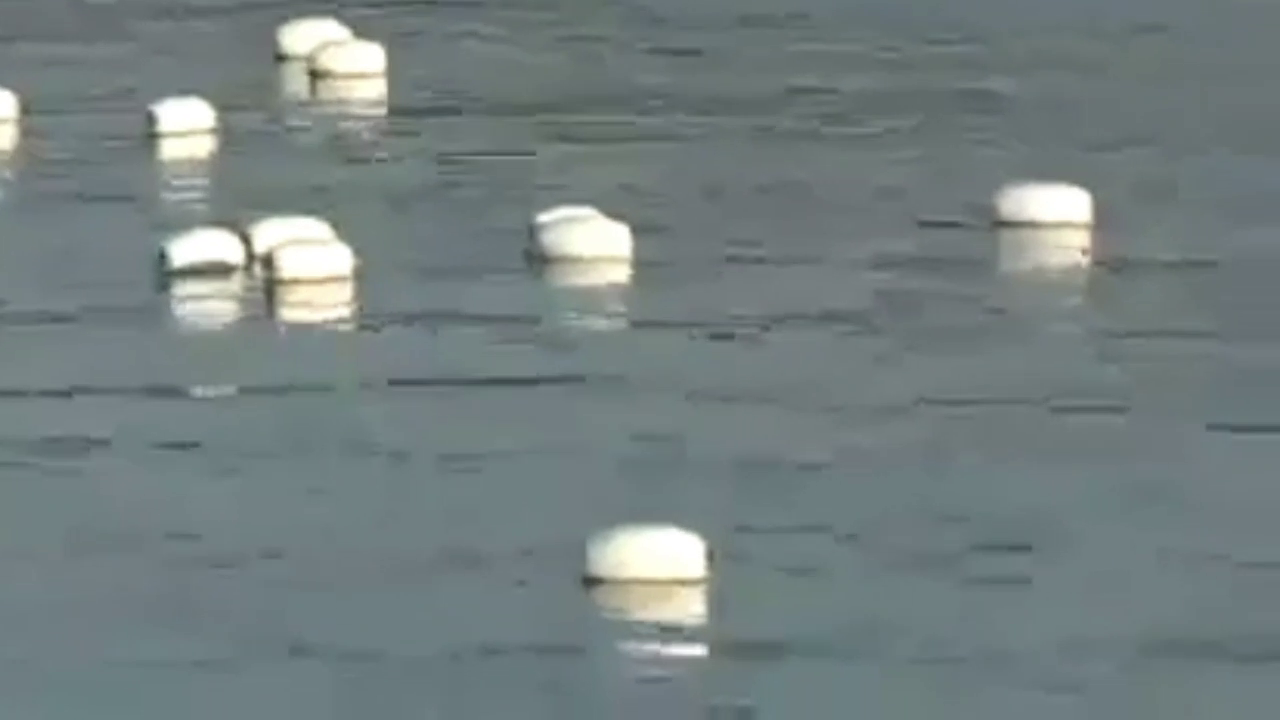
#> input picture frame 8 of 2.mp4, 1280 x 720 px
$ python vision_video_detection.py
#> lines starting #> are read from the running program, lines starting #| are printed output that depends on the picture; after the words box and inside, x2 and y2 are one past the last pixel; in counts of white or black regions, pixels touching at a corner belong together
import cv2
import numpy as np

def onChange(x):
    pass

def setting_bar():
    cv2.namedWindow('HSV_settings')

    cv2.createTrackbar('H_MAX', 'HSV_settings', 0, 255, onChange)
    cv2.setTrackbarPos('H_MAX', 'HSV_settings', 255)
    cv2.createTrackbar('H_MIN', 'HSV_settings', 0, 255, onChange)
    cv2.setTrackbarPos('H_MIN', 'HSV_settings', 0)
    cv2.createTrackbar('S_MAX', 'HSV_settings', 0, 255, onChange)
    cv2.setTrackbarPos('S_MAX', 'HSV_settings', 255)
    cv2.createTrackbar('S_MIN', 'HSV_settings', 0, 255, onChange)
    cv2.setTrackbarPos('S_MIN', 'HSV_settings', 0)
    cv2.createTrackbar('V_MAX', 'HSV_settings', 0, 255, onChange)
    cv2.setTrackbarPos('V_MAX', 'HSV_settings', 255)
    cv2.createTrackbar('V_MIN', 'HSV_settings', 0, 255, onChange)
    cv2.setTrackbarPos('V_MIN', 'HSV_settings', 0)
    cv2.createTrackbar('binary', 'HSV_settings', 0, 255, onChange)
    cv2.setTrackbarPos('binary', 'HSV_settings', 0)

setting_bar()


def showimage():
    try:
        video = cv2.VideoCapture("2.mp4")
        print('open video')
    except:
        print ('Not working')
        return

    frame_counter = 0
    while True:
        ret, frame = video.read()
#> frame is the input picture: shape (720, 1280, 3); mean B, G, R 127.8, 127.3, 115.4
        frame = cv2.resize(frame,dsize=(640,480))
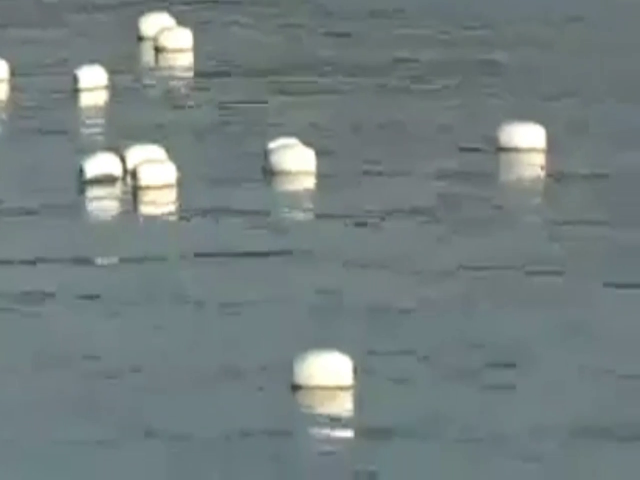
#> frame: shape (480, 640, 3); mean B, G, R 127.8, 127.3, 115.4
        frame_counter += 1
        #If the last frame is reached, reset the capture and the frame_counter
        if frame_counter == video.get(cv2.CAP_PROP_FRAME_COUNT):
            frame_counter = 0 #Or whatever as long as it is the same as next line
            video.set(cv2.CAP_PROP_POS_FRAMES, 0)

        H_MAX = cv2.getTrackbarPos('H_MAX', 'HSV_settings')
        H_MIN = cv2.getTrackbarPos('H_MIN', 'HSV_settings')
        S_MAX = cv2.getTrackbarPos('S_MAX', 'HSV_settings')
        S_MIN = cv2.getTrackbarPos('S_MIN', 'HSV_settings')
        V_MAX = cv2.getTrackbarPos('V_MAX', 'HSV_settings')
        V_MIN = cv2.getTrackbarPos('V_MIN', 'HSV_settings')

        #find HSV
        lower = np.array([0,0,139])
        higher = np.array([255,255,255])
        #lower = np.array([H_MIN, S_MIN, V_MIN])
        #higher = np.array([H_MAX, S_MAX, V_MAX])
        hsv = cv2.cvtColor(frame, cv2.COLOR_BGR2HSV)
#> hsv: shape (480, 640, 3); mean H, S, V 88.3, 30, 129.4
        Gmask = cv2.inRange(hsv, lower, higher)
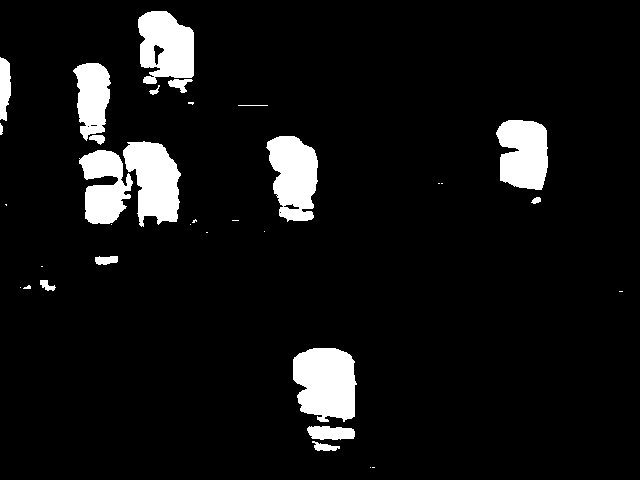
#> Gmask: shape (480, 640); 7.5% white; 34 white regions (15 under 20 px), largest, box (x1, y1, x2, y2) and area: (293, 348, 357, 422) 3844, (123, 141, 181, 227) 3290, (266, 136, 318, 222) 3207
        G = cv2.bitwise_and(frame, frame, mask = Gmask)
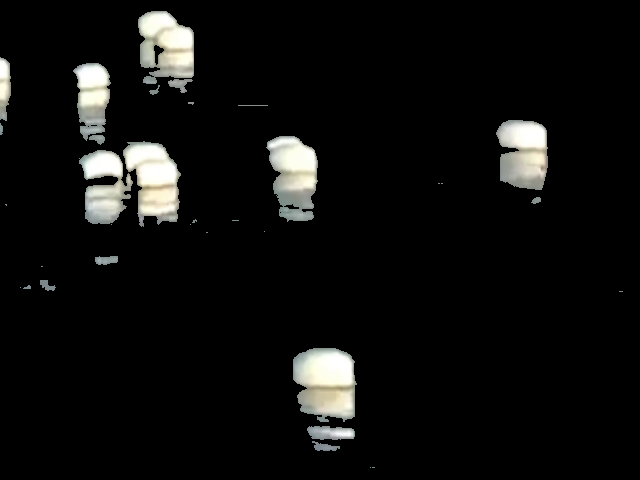
#> G: shape (480, 640, 3); mean B, G, R 14.3, 15.2, 15.1

        #blur
        image_blur = cv2.GaussianBlur(G, (0, 0), 3)
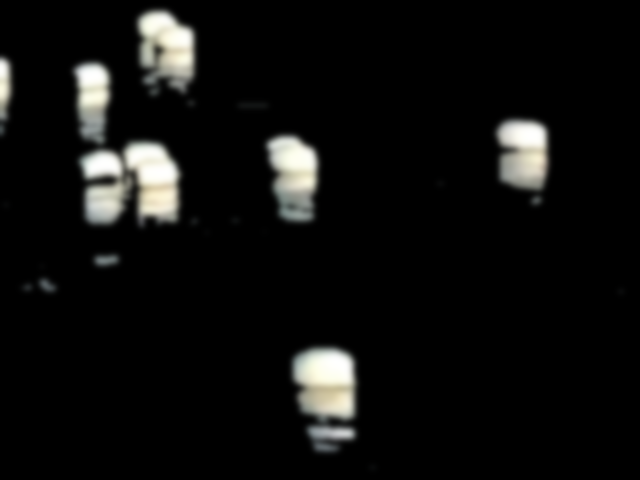
#> image_blur: shape (480, 640, 3); mean B, G, R 14.3, 15.2, 15.1

        #binaryimage
        gray = cv2.cvtColor(image_blur, cv2.COLOR_BGR2GRAY)
        #dst = cv2.threshold(gray, 100, 255, cv2.THRESH_BINARY_INV + cv2.THRESH_OTSU)[1]
        dst = cv2.threshold(gray, 100, 255, cv2.THRESH_BINARY)[1]
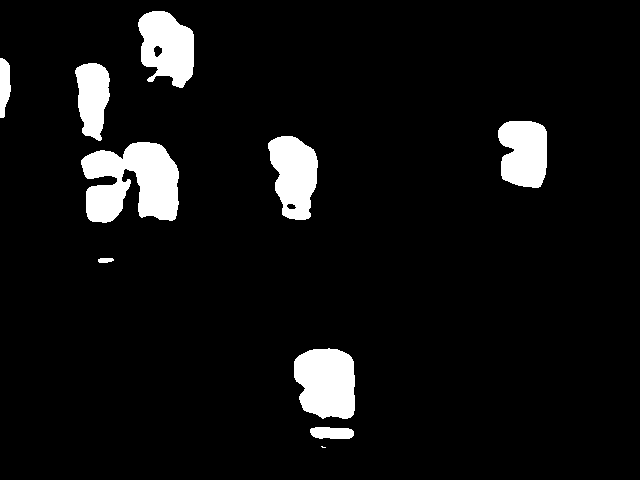
#> dst: shape (480, 640); 6.8% white; 10 white regions (1 under 20 px)

        copy_video = frame.copy()

        #boundingbox
        idx=0
        contours = cv2.findContours(dst,cv2.RETR_EXTERNAL,cv2.CHAIN_APPROX_SIMPLE)
#> contours = 10 contours, 1 with area under 20; largest, box (x1, y1, x2, y2) and area: (81, 142, 179, 223) 5320, (294, 348, 355, 419) 3520, (138, 11, 194, 88) 3038, (268, 136, 318, 220) 2934, (498, 121, 547, 188) 2667
        contours = contours[0] if len(contours) == 2 else contours[1]
        for cnt in contours:
            x,y,w,h = cv2.boundingRect(cnt)
            cv2.rectangle(copy_video,(x,y),(x+w,y+h),(200,0,0),2)
            cv2.circle(copy_video,((x+x+w)//2,(y+y+h)//2),1,(200,0,0),2)
            idx +=1
#> this loop made 10 passes
#> (x, y, w, h) on passes 1 to 10: (321, 446, 5, 2), (310, 427, 44, 12), (294, 348, 61, 71), (98, 258, 16, 5), (81, 142, 98, 81), (268, 136, 50, 84), (498, 121, 49, 67), (75, 63, 35, 78), (0, 58, 11, 60), (138, 11, 56, 77)
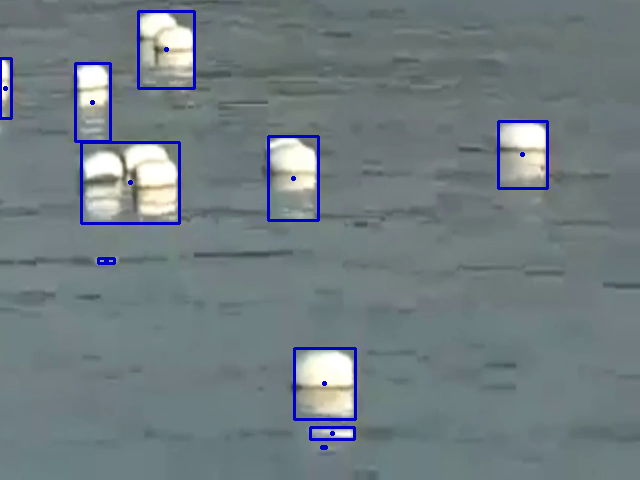
#> copy_video: shape (480, 640, 3); 1.88% of pixels changed, all inside (x1, y1, x2, y2) = (0, 10, 549, 450)
#> after the loop, idx = 10

        cv2.imshow('G',G)
        cv2.imshow('dst',dst)
        cv2.imshow('video',frame)
        cv2.imshow('cam_load',copy_video)
        copy_video = frame.copy()
        if cv2.waitKey(30) == ord('q'):
#> (key q is pressed here)
            break

    video.release()
    cv2.destroyAllWindows()

showimage()

$ run again, starting later in the video
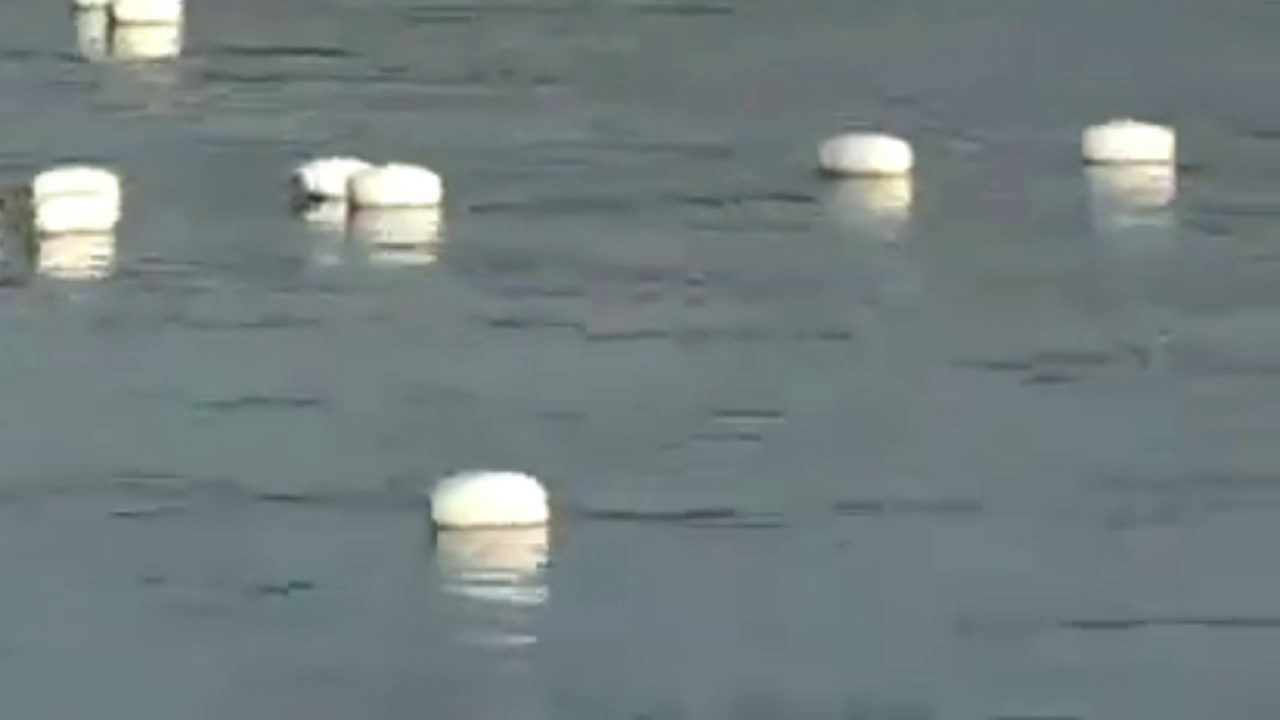
#> input picture frame 39 of 2.mp4, 1280 x 720 px
#> in showimage, frame is the input picture: shape (720, 1280, 3); mean B, G, R 126.4, 125.6, 114
#> frame: shape (480, 640, 3)
#> hsv: shape (480, 640, 3); mean H, S, V 89.3, 29.8, 127.9
#> in showimage, `Gmask = cv2.inRange(hsv, lower, higher)`:
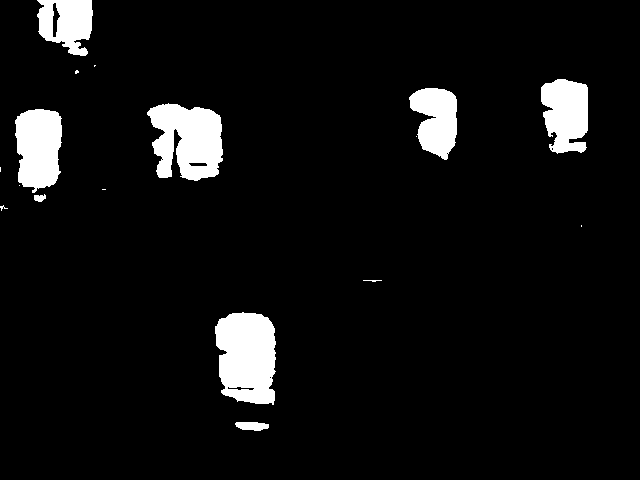
#> Gmask: shape (480, 640); 6.5% white; 17 white regions (8 under 20 px), largest, box (x1, y1, x2, y2) and area: (215, 312, 276, 405) 4679, (147, 103, 223, 181) 4309, (15, 109, 62, 193) 3180
#> dst: shape (480, 640); 6.1% white; 7 white regions
#> contours = 7 contours; box (x1, y1, x2, y2) and area: (216, 313, 275, 403) 4369, (149, 104, 222, 179) 4056, (16, 109, 62, 188) 2954, (542, 80, 588, 151) 2461, (411, 88, 457, 156) 2142, (39, 0, 92, 54) 2096, (242, 424, 264, 429) 65
#> the loop in showimage, `for cnt in contours:` made 7 passes
#> (x, y, w, h) on passes 1 to 7: (242, 424, 22, 5), (216, 313, 59, 90), (16, 109, 46, 79), (149, 104, 73, 75), (411, 88, 46, 68), (542, 80, 46, 71), (39, 0, 53, 54)
#> after the loop in showimage, `for cnt in contours:`:
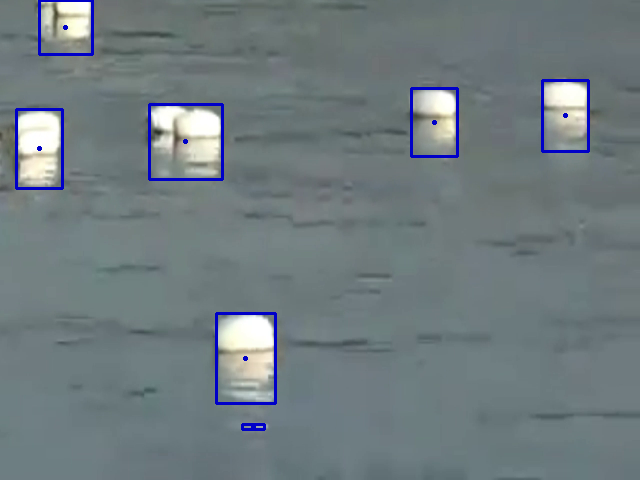
#> copy_video: shape (480, 640, 3); mean B, G, R 127.6, 123.6, 112
#> after the loop in showimage, `for cnt in contours:`: idx = 7

$ run again, starting later in the video
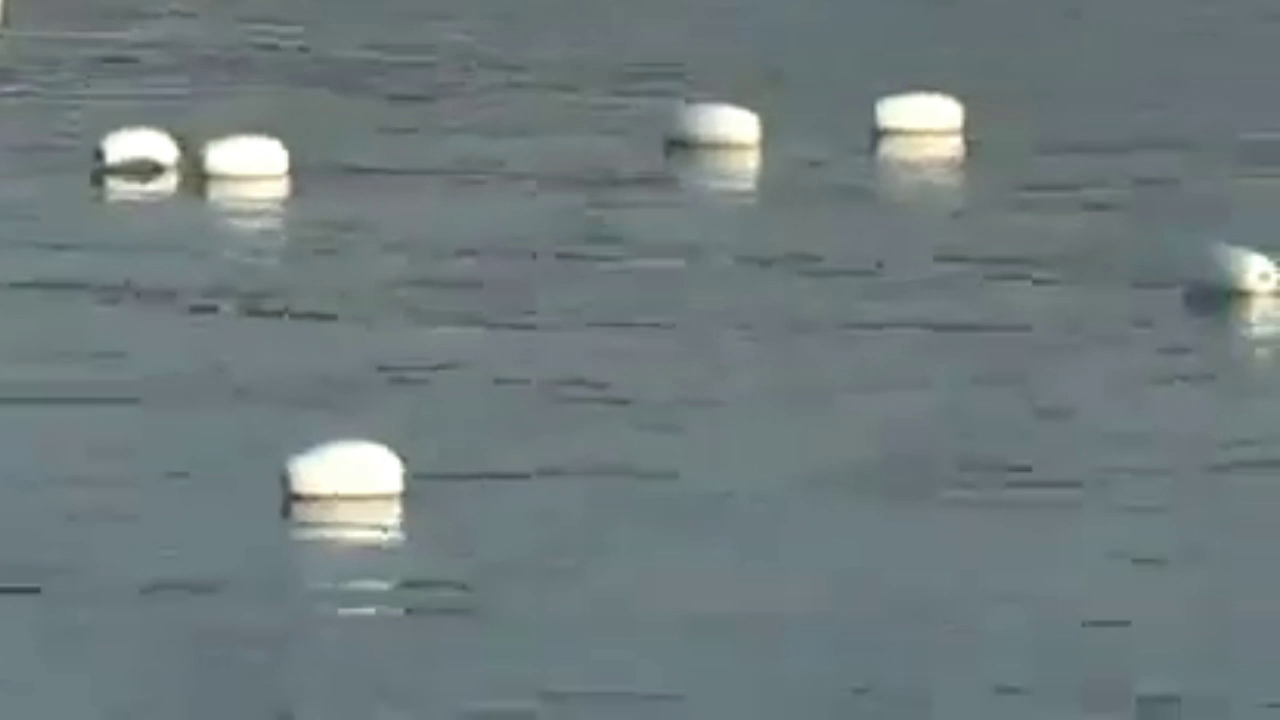
#> input picture frame 69 of 2.mp4, 1280 x 720 px
#> in showimage, frame is the input picture: shape (720, 1280, 3); mean B, G, R 125, 123.1, 110.9
#> frame: shape (480, 640, 3)
#> hsv: shape (480, 640, 3); mean H, S, V 92.1, 32, 126
#> in showimage, `Gmask = cv2.inRange(hsv, lower, higher)`:
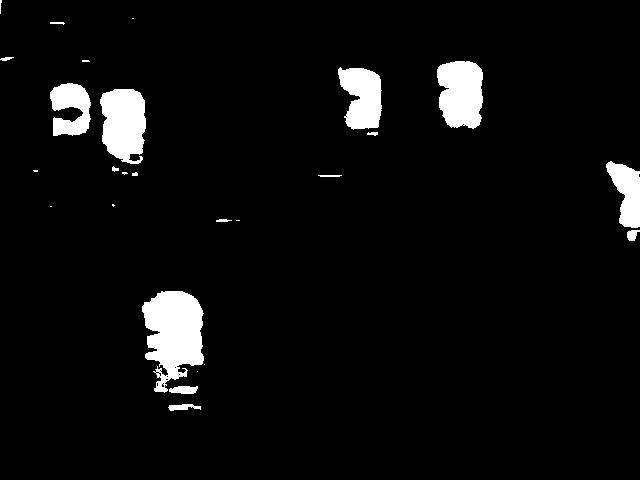
#> Gmask: shape (480, 640); 5% white; 26 white regions (10 under 20 px), largest, box (x1, y1, x2, y2) and area: (142, 291, 204, 393) 4236, (100, 89, 146, 164) 2743, (437, 61, 483, 129) 2616
#> dst: shape (480, 640); 4.4% white; 10 white regions (2 under 20 px)
#> contours = 10 contours, 2 with area under 20; largest, box (x1, y1, x2, y2) and area: (143, 292, 203, 377) 3673, (101, 89, 146, 160) 2438, (437, 61, 483, 126) 2371, (340, 68, 381, 128) 1772, (50, 84, 90, 134) 1311, (609, 164, 640, 228) 1200, (176, 387, 193, 393) 60, (629, 231, 635, 238) 22
#> the loop in showimage, `for cnt in contours:` made 10 passes
#> (x, y, w, h) on passes 1 to 8: (180, 406, 4, 2), (176, 387, 17, 6), (159, 386, 3, 3), (143, 292, 60, 85), (629, 231, 6, 7), (609, 164, 31, 64), (101, 89, 45, 71), (50, 84, 40, 50)
#> after the loop in showimage, `for cnt in contours:`:
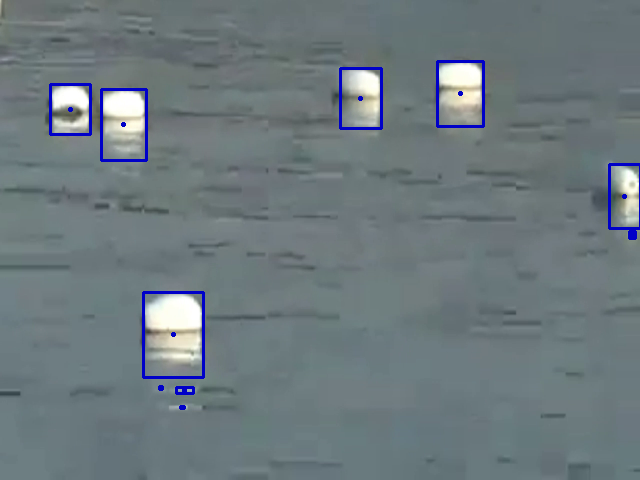
#> copy_video: shape (480, 640, 3); mean B, G, R 126.1, 121.3, 109.3
#> after the loop in showimage, `for cnt in contours:`: idx = 10
